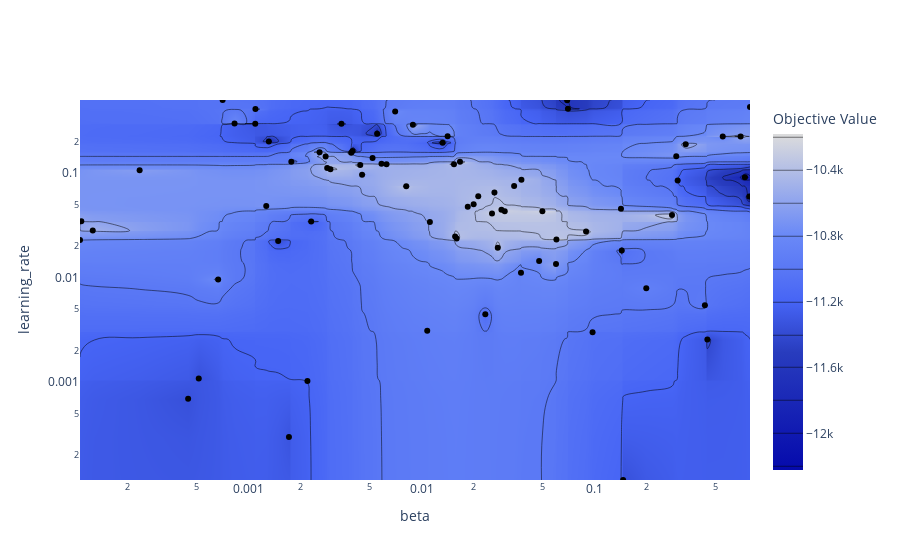

The notebook cell this image was saved under:
### Markdown cell above
### Selecting Parameters to Visualize

### Code cell
plot_contour(study1, params=['beta', 'learning_rate'])
